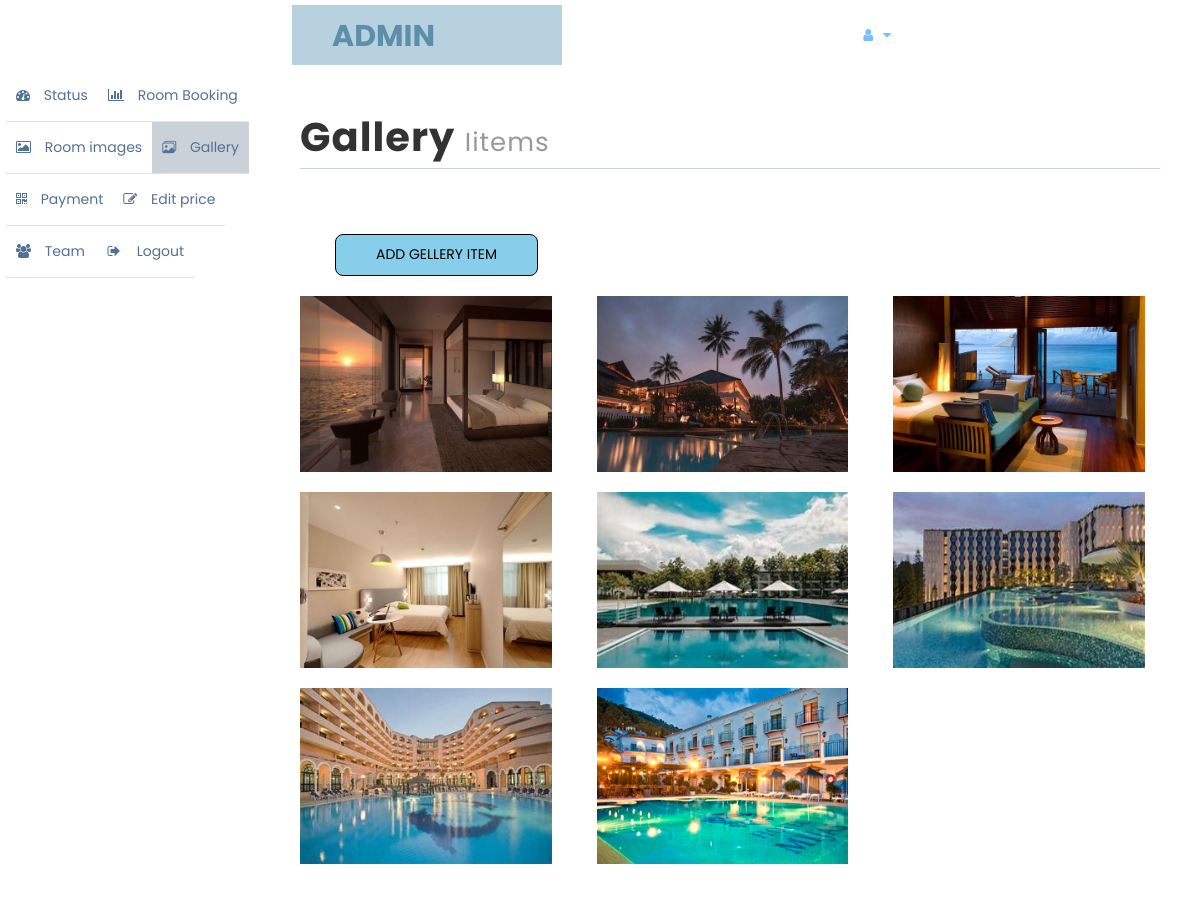
/admin/gallery.php (signed in), run on the app's committed database.
### tables this page shows
CREATE TABLE `gallery` (
  `id` int(11) NOT NULL,
  `name` text NOT NULL
);

### admin/gallery.php (the view, shortened to what this page needs)
<!DOCTYPE html>
<html xmlns="http://www.w3.org/1999/xhtml">
<head>
  <link rel="stylesheet" href="https://cdn.jsdelivr.net/npm/bootstrap-icons@1.9.1/font/bootstrap-icons.css">
  <link href="assets/css/bootstrap.css" rel="stylesheet" />
  <link href="assets/css/font-awesome.css" rel="stylesheet" />
  <link href="assets/css/custom-styles.css" rel="stylesheet" />
  <link href="assets/js/dataTables/dataTables.bootstrap.css" rel="stylesheet" />
</head>
<body>
  <div id="wrapper">
    <nav class="navbar navbar-default top-navbar" role="navigation">
      <div class="navbar-header">
        <a class="navbar-brand" href="home.php"><?php echo $_SESSION["user"]; ?> </a>
      </div>
      <ul class="nav navbar-top-links navbar-right">
        <li class="dropdown">
          <a class="dropdown-toggle" data-toggle="dropdown" href="#" aria-expanded="false">
            <i class="fa fa-user fa-fw"></i> <i class="fa fa-caret-down"></i>
          </a>
        </li>
      </ul>
    </nav>
    <link rel="stylesheet" href="css/bootstrap.min.css">
    <link rel="stylesheet" href="../css/font-awesome.min.css">
    <link rel="stylesheet" href="../css/line-icons.css">
    <link rel="stylesheet" href="../css/owl.carousel.css">
    <link rel="stylesheet" href="../css/owl.theme.css">
    <link rel="stylesheet" href="../css/nivo-lightbox.css">
    <link rel="stylesheet" href="../css/magnific-popup.css">
    <link rel="stylesheet" href="../css/slicknav.css">
    <link rel="stylesheet" href="../css/animate.css">
    <link rel="stylesheet" href="../css/main.css">
    <link rel="stylesheet" href="../css/responsive.css">
    <div style="margin-left: 6px;">
    <nav class="navbar-default navbar-side" role="navigation">
      <div class="sidebar-collapse">
        <ul class="nav" id="main-menu">
          <li>
            <a  href="home.php"><i class="fa fa-dashboard"></i> Status</a>
          </li>
          <li>
            <a href="roombook.php"><i class="fa fa-bar-chart-o"></i> Room Booking</a>
          </li>
          <li>
            <a href="roomimg.php"><i class="fa fa-picture-o"></i> Room images</a>
          </li>
          <li>
            <a class="active-menu" href="gallery.php"><i class="bi bi-images"></i></i> Gallery</a>
          </li>
          <li>
            <a href="payment.php"><i class="fa fa-qrcode"></i> Payment</a>
          </li>
          <li>
            <a href="price.php"><i class="fa fa-edit"></i> Edit price</a>
          </li>
          <li>
            <a href="team.php"><i class="fa fa-users"></i> Team</a>
          </li>
          <li>
            <a href="logout.php"><i class="fa fa-sign-out fa-fw"></i> Logout</a>
          </li>
        </ul>
      </div>
    </nav>
  </div>
    <div id="page-wrapper" >
      <div id="page-inner">
        <div class="row">
          <div class="col-md-12">
            <h1 class="page-header">
             Gallery <small>Iitems</small>
           </h1>
           <div class="col-md-4">
            <a class="btn btn-primary" href="addgallery.php" id="add">Add Gellery item <span class="badge"></span></a>
          </div>
        </div>
      </div>
           <div id="portfolio" class="row">
             <?php
             include '../db.php';
             $query="SELECT * FROM  gallery";
             $result=mysqli_query($link,$query);
             while($images=mysqli_fetch_assoc($result)){
               ?>
               <div class="col-sm-6 col-md-4 col-lg-4 col-xl-4 mix development print" style="margin-bottom:20px">
                <div class="portfolio-item">
                  <div class="shot-item">
                    <img src="../assets/img/gallery/<?=$images['name']?>" />
                  </div>
                </div>
              </div>
              <?php
            }
            ?>
          </div>
        </body>
        </html>

### admin/assets/css/custom-styles.css (style rules this page uses)
body { font-family: 'Open Sans', sans-serif; }
#wrapper { width: 100%; background:#fff; }
#page-wrapper { padding: 15px 15px; min-height: 600px; background:#fff; }
#page-inner { width:100%; margin:10px 20px 10px 0px; background-color:transparent; padding:10px; min-height:1200px; }
h1, .h1, h2, .h2, h3, .h3 { margin-top: 7px; margin-bottom: -5px; }
.page-header { padding-bottom: 9px; margin: 10px 0 45px; border-bottom: 1px solid #C7D1DD; }
.top-navbar { margin:0px; }
.top-navbar .navbar-brand { color: #5c8fa9; width: 260px; text-align: left; height: 60px; font-size: 30px; font-weight: 700; text-transform: uppercase; line-height: 30px; padding: 16px 0 20px 40px; }
.top-navbar .nav > li { position: relative; display: inline-block; }
.top-navbar .nav > li > a { position: relative; display: block; padding: 19px 15px; color: #77C0FD; }
.active-menu { background-color:#cbd1d8!important; }
.sidebar-collapse , .sidebar-collapse .nav { background:none; }
.sidebar-collapse .nav { padding:0; }
.sidebar-collapse .nav > li > a { color:#507296; background:transparent; text-shadow:none; }
.sidebar-collapse > .nav > li > a { padding:15px 10px; }
.sidebar-collapse > .nav > li { border-bottom: 1px solid rgba(107, 108, 109, 0.19); }
.navbar-side { border:none; background-color: transparent; }
.top-navbar { background:#fff; border-bottom:none; }
.top-navbar .nav > li > a > i { margin-right: 2px; }
.navbar-default { border:0px solid black; }
.navbar-header { background: #b7d1de; }
.nav > li > a > i { margin-right:10px; }
@media (min-width:768px) { #page-wrapper { margin: 0 0 0 260px; padding: 15px 30px; min-height: 1200px; } }
@media (min-width:768px) { .navbar-side { z-index: 1; position: absolute; width: 260px; } }
@media (min-width:768px) { .navbar { border-radius: 0px; } }

### css/main.css (style rules this page uses)
body { font-family: 'Poppins', sans-serif; color: #333; font-size: 14px; font-weight: 400; background: #fff; overflow-x: hidden; }
html { overflow-x: hidden; }
a { -webkit-transition: all 0.2s linear; -moz-transition: all 0.2s linear; -o-transition: all 0.2s linear; transition: all 0.2s linear; }
h1, h2, h3, h4, h5 { font-family: 'Poppins', sans-serif; font-size: 40px; font-weight: 700; letter-spacing: 1px; }
ul { margin: 0; padding: 0; }
ul li { list-style: none; }
.btn { font-size: 14px; padding: 11px 40px; border-radius: 0px; font-weight: 400; color: #fff; text-transform: uppercase; -webkit-transition: all 0.2s linear; -moz-transition: all 0.2s linear; -o-transition: all 0.2s linear; transition: all 0.2s linear; display: inline-block; }
.navbar-brand { position: relative; padding: 0px; }
.dropdown-toggle::after { display: none; }
#portfolio .mix { display: none; }
.shot-item { margin-right: 15px; border-radius: 4px; background: #fff; position: relative; }
.shot-item img { width: 100%; }

### admin/gallery.php (style rules this page uses)
#add { border: 1px solid black; margin:20px; color: black; background-color: skyblue; border-radius: 8px; }

### data on the page
gallery: name (picture)
gallery: name (picture)
gallery: shows a picture
gallery: name (picture)
gallery: name (picture)
gallery: name (picture)
gallery: name (picture)
gallery: name (picture)

### other printed values
$_SESSION["user"] "ADMIN"
